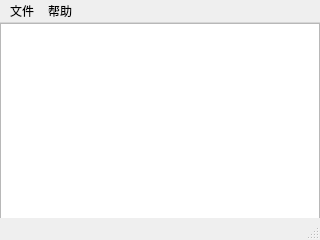
<?xml version="1.0" encoding="UTF-8"?>
<ui version="4.0">
 <class>MainWindow</class>
 <widget class="QMainWindow" name="MainWindow">
  <property name="geometry">
   <rect>
    <x>0</x>
    <y>0</y>
    <width>320</width>
    <height>240</height>
   </rect>
  </property>
  <property name="windowTitle">
   <string>MainWindow</string>
  </property>
  <widget class="QWidget" name="centralwidget">
   <widget class="QFrame" name="frame">
    <property name="geometry">
     <rect>
      <x>0</x>
      <y>0</y>
      <width>320</width>
      <height>240</height>
     </rect>
    </property>
    <property name="frameShape">
     <enum>QFrame::StyledPanel</enum>
    </property>
    <property name="frameShadow">
     <enum>QFrame::Raised</enum>
    </property>
    <widget class="QTextBrowser" name="textBrowser">
     <property name="geometry">
      <rect>
       <x>0</x>
       <y>0</y>
       <width>320</width>
       <height>240</height>
      </rect>
     </property>
    </widget>
   </widget>
  </widget>
  <widget class="QMenuBar" name="menubar">
   <property name="geometry">
    <rect>
     <x>0</x>
     <y>0</y>
     <width>320</width>
     <height>26</height>
    </rect>
   </property>
   <widget class="QMenu" name="menu">
    <property name="title">
     <string>文件</string>
    </property>
    <addaction name="action"/>
    <addaction name="action_2"/>
    <addaction name="action_3"/>
   </widget>
   <widget class="QMenu" name="menu_2">
    <property name="title">
     <string>帮助</string>
    </property>
    <addaction name="action_4"/>
   </widget>
   <addaction name="menu"/>
   <addaction name="menu_2"/>
  </widget>
  <widget class="QStatusBar" name="statusbar"/>
  <action name="action">
   <property name="icon">
    <iconset>
     <normalon>:/menu/open.jpg</normalon>
    </iconset>
   </property>
   <property name="text">
    <string>打开</string>
   </property>
  </action>
  <action name="action_2">
   <property name="icon">
    <iconset>
     <normalon>:/menu/save.jpg</normalon>
    </iconset>
   </property>
   <property name="text">
    <string>保存</string>
   </property>
  </action>
  <action name="action_3">
   <property name="icon">
    <iconset>
     <normalon>:/menu/exit.jpg</normalon>
    </iconset>
   </property>
   <property name="text">
    <string>退出</string>
   </property>
  </action>
  <action name="action_4">
   <property name="icon">
    <iconset>
     <normalon>:/menu/about.jpg</normalon>
    </iconset>
   </property>
   <property name="text">
    <string>关于</string>
   </property>
  </action>
 </widget>
 <resources>
  <include location="Editor.qrc"/>
 </resources>
 <connections>
  <connection>
   <sender>menubar</sender>
   <signal>triggered(QAction*)</signal>
   <receiver>textBrowser</receiver>
   <slot>reload()</slot>
   <hints>
    <hint type="sourcelabel">
     <x>25</x>
     <y>17</y>
    </hint>
    <hint type="destinationlabel">
     <x>217</x>
     <y>94</y>
    </hint>
   </hints>
  </connection>
 </connections>
</ui>
